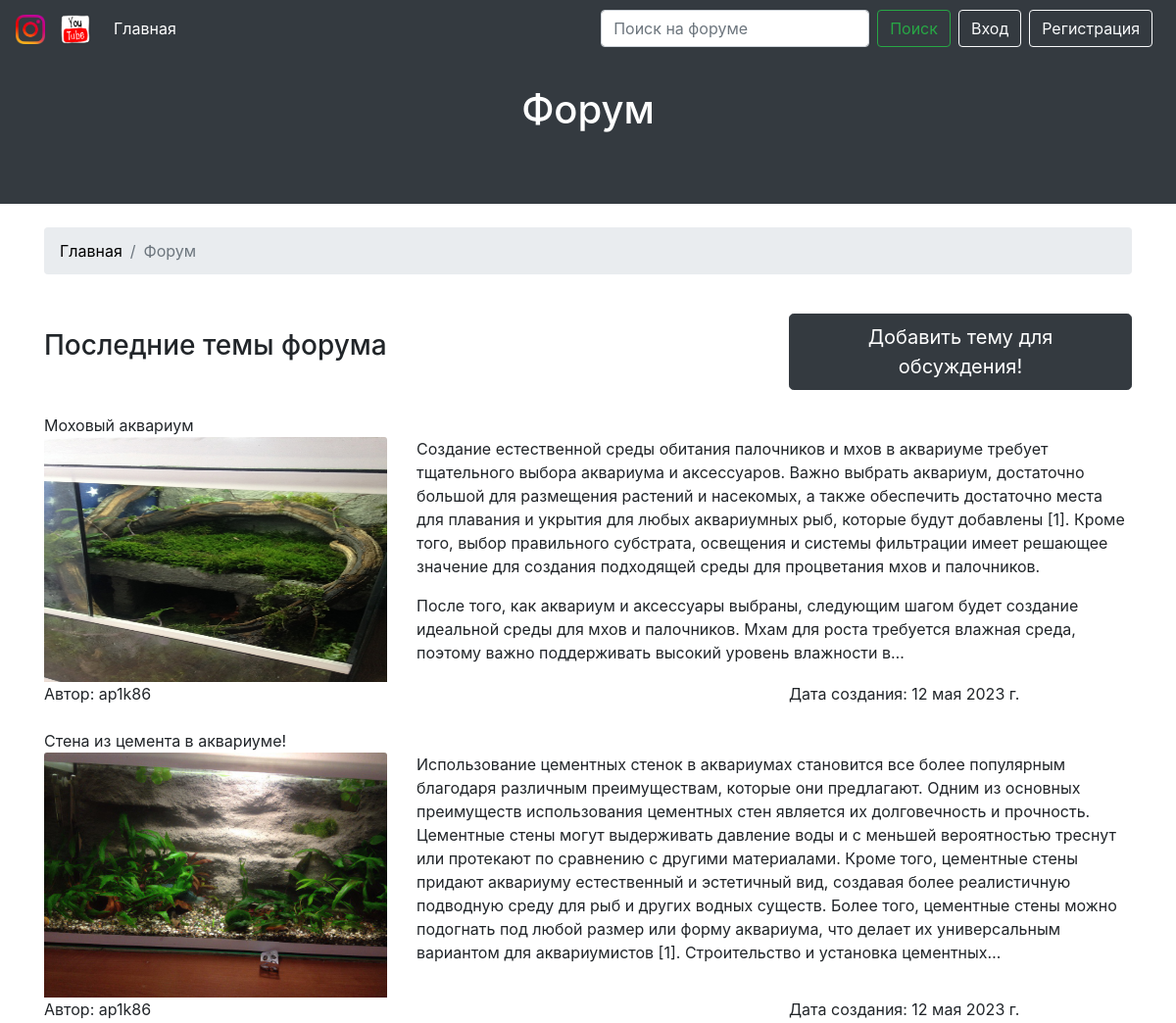
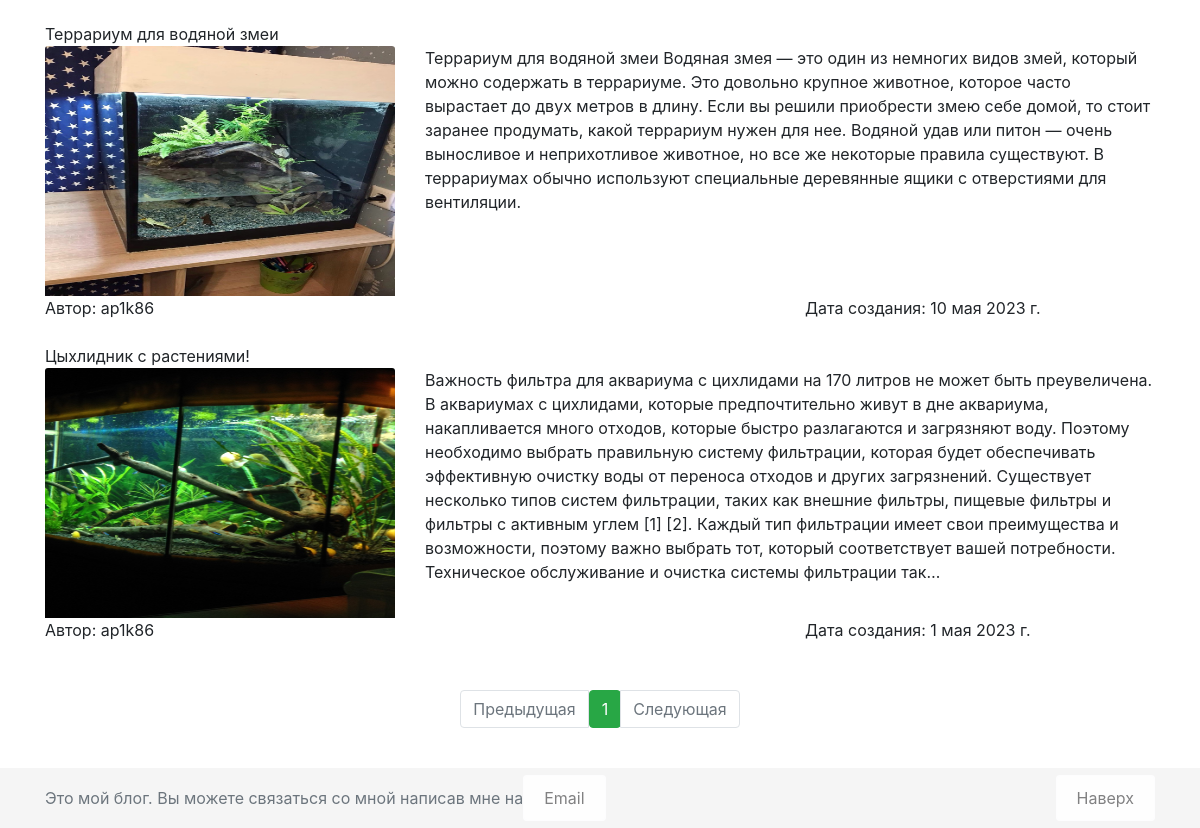
The app's page /forum/ with its own data (2 pictures, top to bottom).
### myblog/models.py (models this page shows, shortened)
class ForumPost(models.Model):
    title = models.CharField(max_length=200, verbose_name="Заголовок:")
    url = AutoSlugField(unique=True, verbose_name='Заголовок на английском')  # https://pypi.org/project/django-autoslug/
    content = models.TextField(verbose_name="Описание:")
    image = models.ImageField(upload_to='forum', verbose_name='Фото:')
    created_at = models.DateField(default=timezone.now, verbose_name='Дата создания поста:')
    author = models.ForeignKey(User, on_delete=models.CASCADE, verbose_name="Автор:")
    objects = models.Model
    class Meta:
        verbose_name = 'Пост на форуме'
        verbose_name_plural = 'Посты на форуме'
        ordering = ['-created_at']

### myblog/views.py (the view, shortened to what this page needs)
# urls.py: path('forum/', ForumView.as_view(), name='forum'),
class ForumView(View):
    def get(self, request, *args, **kwargs):
        posts_forum = ForumPost.objects.all()
        paginator_forum = Paginator(posts_forum, 6)
        page_number_forum = request.GET.get('page')
        page_obj_forum = paginator_forum.get_page(page_number_forum)
        context = {
            'title': 'Форум',
            'page_obj_forum': page_obj_forum,
        }
        return render(request, 'myblog/forum.html', context=context)

### templates/myblog/forum.html (shortened to what this page needs)
{% extends './base.html' %}
{% load static %}
{% block navbar %}
{% include './block/navbar_forum.html' %}
{% endblock navbar %}
{% block header %}
{% include './block/header.html' %}
{% endblock %}
{% block content %}
<div class="container">
    <div class="row">
        <div class="col-lg-12">
            <nav aria-label="breadcrumb" class="mt-4">
                <ol class="breadcrumb">
                    <li class="breadcrumb-item"><a class="dark" href="{% url 'index' %}">Главная</a></li>
                    <li class="breadcrumb-item active" aria-current="page">Форум</li>
                </ol>
            </nav>
        </div>
    </div>
</div>
<br>
<div class="container">
    <div class="row">
        <div class="col-8">
            {% if page_obj_forum %}
            <h3 class="my-3">Последние темы форума</h3>
            {% else %}
            <h3 class="my-3">Нет тем на форуме</h3>
            {% endif %}
        </div>
        <div class="col">
            <a href="{% url 'theme_add' %}">
                <button type="button" class="btn btn-dark btn-lg">Добавить тему для обсуждения!</button>
            </a>
        </div>
    </div>
</div>
{% for post_forum in page_obj_forum %}
<div class="container">
    <br>
    <div class="row">
        <div class="col-sm-12">
            {{ post_forum.title }}
            <div class="row">
                <div class="col-8 col-sm-4">
                    <a href="{% url 'forum_detail' slug=post_forum.url %}"><img src="/media/{{ post_forum.image }}"
                                                                                alt=""
                                                                                class="card-img-top foto"></a>
                </div>
                <div class="col-4 col-sm-8">
                    {{ post_forum.content|safe|truncatechars:700 }}
                </div>
            </div>
        </div>
        <div class="col-sm-12">
            <div class="row">
                <div class="col-8 col-sm-4">
                    Автор: {{ post_forum.author|safe }}
                </div>
                <div class="col-4 col-sm-4"></div>
                <div class="col-4 col-sm-4">
                    Дата создания: {{ post_forum.created_at }}
                </div>
            </div>
        </div>
    </div>
</div>
{% endfor %}
<br>
<br>
{% endblock content %}
{% block pagination_2 %}
{% if page_obj_forum %}
<nav aria-label="Paginate me">
    <ul class="pagination justify-content-center">
        {% if page_obj_forum.has_previous %}
        <a class="page-link dark" href="?page={{ page_obj_forum.previous_page_number }}"
           tabindex="-1">Предыдущая</a>
        {% else %}
        <li class="page-item disabled">
            <a class="page-link disabled" href="#" tabindex="-1">Предыдущая</a>
        </li>
        {% endif %}
        {% for i in page_obj_forum.paginator.page_range %}
        {% if i == page_obj_forum.number %}
        <li class="page-item active"><a class="btn btn-success" href="?page={{ i }}">{{ i }}</a></li>
        {% else %}
        <li class="page-item"><a class="page-link dark" href="?page={{ i }}">{{ i }}</a></li>
        {% endif %}
        {% endfor %}
        {% if page_obj_forum.has_next %}
        <a class="page-link dark" href="?page={{ page_obj_forum.next_page_number }}">Следующая</a>
        {% else %}
        <li class="page-item disabled">
            <a class="page-link" href="#">Следующая</a>
        </li>
        {% endif %}
    </ul>
</nav>
{% endif %}
<br>
{% endblock pagination_2 %}

### static/css/style.css (style rules this page uses)
body { margin-bottom: 60px; }
html { position: relative; min-height: 100%; }
.foto { height: 250px; }
.dark { color: black; }

### records on screen
ForumPost: title "Моховый аквариум", image (picture), content "Создание естественной среды обитания палочников и мхов в аквариуме требует тщательного выбора аквариума и аксессуаров. Важно выбрать аквариум, достаточно большой для размещения растений и насекомых, а также обеспечить достаточно места для плавания и укрытия для любых аквариумных рыб, которые будут добавлены [1]. Кроме того, выбор правильного субстрата, освещения и системы фильтрации имеет решающее значение для создания подходящей среды для процветания мхов и палочников. После того, как аквариум и аксессуары выбраны, следующим шагом будет создание идеальной среды для мхов и палочников. Мхам для роста требуется влажная среда, поэтому важно поддерживать высокий уровень влажности в…", author "ap1k86", created_at "12 мая 2023 г."
ForumPost: title "Стена из цемента в аквариуме!", image (picture), content "Использование цементных стенок в аквариумах становится все более популярным благодаря различным преимуществам, которые они предлагают. Одним из основных преимуществ использования цементных стен является их долговечность и прочность. Цементные стены могут выдерживать давление воды и с меньшей вероятностью треснут или протекают по сравнению с другими материалами. Кроме того, цементные стены придают аквариуму естественный и эстетичный вид, создавая более реалистичную подводную среду для рыб и других водных существ. Более того, цементные стены можно подогнать под любой размер или форму аквариума, что делает их универсальным вариантом для аквариумистов [1]. Строительство и установка цементных…", author "ap1k86", created_at "12 мая 2023 г."
ForumPost: title "Террариум для водяной змеи", image (picture), content "Террариум для водяной змеи Водяная змея — это один из немногих видов змей, который можно содержать в террариуме. Это довольно крупное животное, которое часто вырастает до двух метров в длину. Если вы решили приобрести змею себе домой, то стоит заранее продумать, какой террариум нужен для нее. Водяной удав или питон — очень выносливое и неприхотливое животное, но все же некоторые правила существуют. В террариумах обычно используют специальные деревянные ящики с отверстиями для вентиляции.", author "ap1k86", created_at "10 мая 2023 г."
ForumPost: title "Цыхлидник с растениями!", image (picture), content "Важность фильтра для аквариума с цихлидами на 170 литров не может быть преувеличена. В аквариумах с цихлидами, которые предпочтительно живут в дне аквариума, накапливается много отходов, которые быстро разлагаются и загрязняют воду. Поэтому необходимо выбрать правильную систему фильтрации, которая будет обеспечивать эффективную очистку воды от переноса отходов и других загрязнений. Существует несколько типов систем фильтрации, таких как внешние фильтры, пищевые фильтры и фильтры с активным углем [1] [2]. Каждый тип фильтрации имеет свои преимущества и возможности, поэтому важно выбрать тот, который соответствует вашей потребности. Техническое обслуживание и очистка системы фильтрации так…", author "ap1k86", created_at "1 мая 2023 г."

### other values on screen
{{ title }} "Форум"
{{ i }} "1"
